Frame 1 (no input): blank canvas, image omitted
Frame 60 (the mouse pressed at the canvas centre just before this capture): blank canvas, image omitted
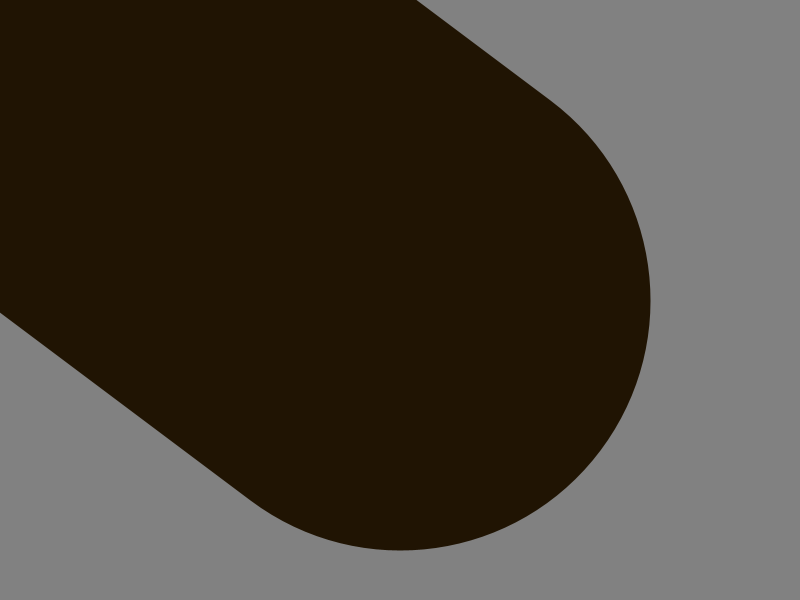
Frame 120 (the mouse held since frame 60 and released just before this capture)

The Processing sketch whose frames 1 and 60 were blank and that drew this single picture after the mouse press (run headless with seeded random() and noise(); from frame 60 on, the mouse is pressed at the canvas centre):

// Processing sketch: processing_140607
// ── processing_140607.pde

float cervena, modra, zelena;
float rndCol;


void setup(){
smooth(1);
size(800,600);
background(129,120);
}

void draw(){
if(mousePressed){
  float vzdalenost = dist(mouseX,mouseY,pmouseX,pmouseY);
println(vzdalenost);
rndCol = random(0,96);
stroke(abs(cervena-rndCol),abs(modra-rndCol),abs(zelena-rndCol),vzdalenost * 8);
strokeWeight(vzdalenost);
line(mouseX,mouseY,pmouseX,pmouseY);
}
cervena += 0.5;
modra += 0.7;
zelena += 1.1;

if(cervena>255){
cervena = 0;
}
if(modra>255){
modra = 0;
}
if(zelena>255){
zelena = 0;
}

}
